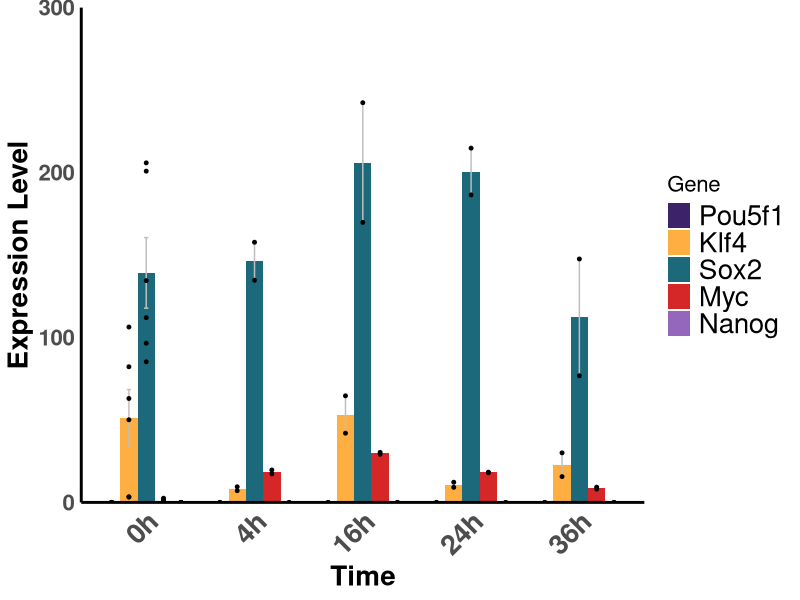
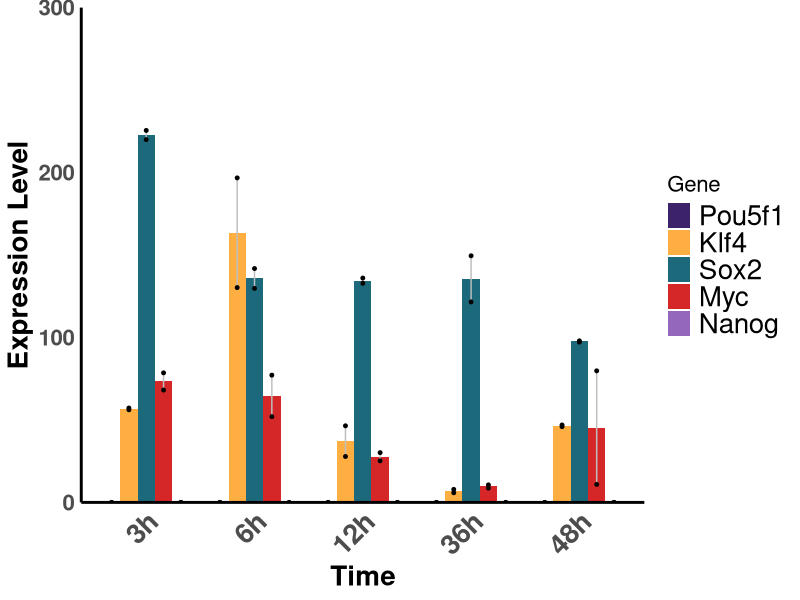
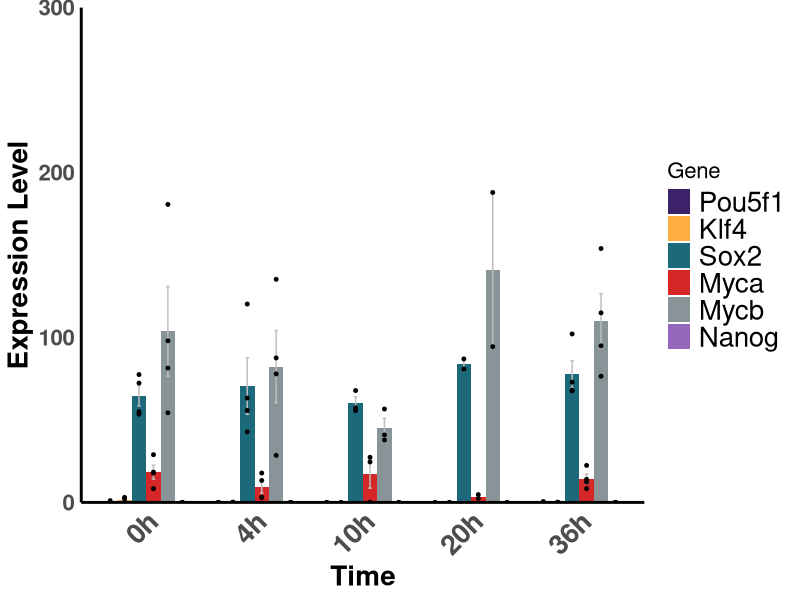
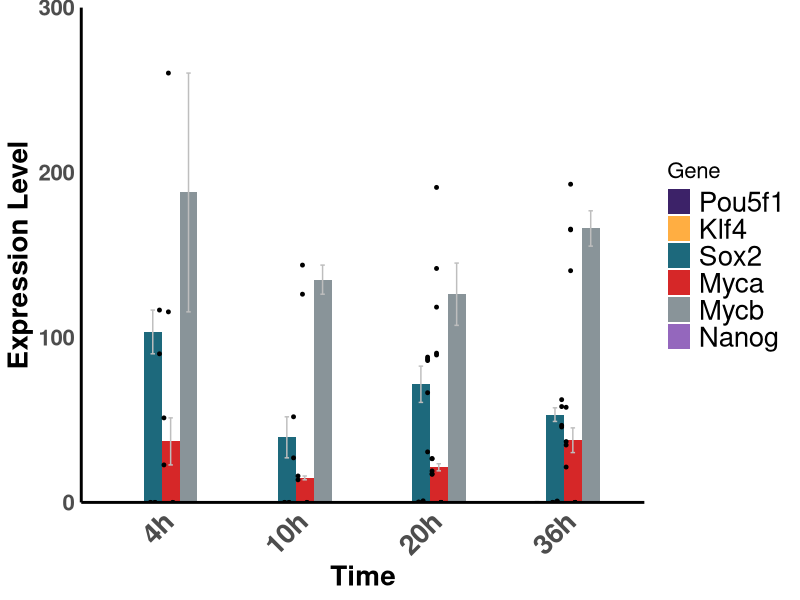

Source code (R) for these figures, in order:
library(dplyr)
library(ggplot2)
library(tidyverse)


data <- data.frame(
  Gene = c("Pou5f1","Sox2","Klf4","Nanog","Myc"),
  rep1_0h = c(0, 112.022, 50.0957, 0, 0.156294),
  rep2_0h = c(0,134.472,106.338, 0,0),
  rep3_0h = c(0,200.848,63.0133,0,0),
  rep4_0h = c(0,205.872,82.2461,0,0.591259),
  rep5_0h = c(0,85.2485,3.25782,0,1.94681),
  rep6_0h = c(0,96.5367,3.35867,0,2.53887),
  rep1_4h = c(0,157.747, 9.49828, 0,17.33),
  rep2_4h = c(0,134.676,7.09814,0,19.661),
  rep1_16h = c(0,242.342, 64.6267,0.010199, 29.177), 
  rep2_16h =c(0,169.761,41.9704,0,30.3398), 
  rep1_24h = c(0,186.44,12.2367,0,17.9721), 
  rep2_24h =c(0,214.789,9.14078,0,18.3353), 
  rep1_36h =c(0,147.602,30.0493,0,9.25767), 
  rep2_36h =c(0,76.7887,15.6479,0,8.07092)
)

data$Gene <- factor(data$Gene, levels = c("Pou5f1", "Klf4", "Sox2", "Myc", "Nanog"))
data_long <- data %>%
  pivot_longer(cols = starts_with("rep"), 
               names_to = c("Replicate", "Time"), 
               names_pattern = "rep([0-9]+)_(\\d+h)", 
               values_to = "Expression")

data_long$Time <- factor(data_long$Time, levels = c("0h", "4h", "16h", "24h", "36h"))  # Adjust as needed
head(data_long)
data_summary <- data_long %>%
  group_by(Gene, Time) %>%
  summarise(
    Mean_Expression = mean(Expression),
    SE = sd(Expression) / sqrt(n()),  # Standard error
    Num_Replicates = n(),            # Number of replicates
    .groups = "drop"
  )

custom_colors <- c("Pou5f1" = "#3c2268", "Klf4" = "#ffae42",
                   "Sox2" = "#1d697c", "Myc" = "#d62728",
                   "Nanog" = "#9467bd")

head(data_summary) 

figure_name <- paste("mouse", "light.pdf", sep="_")
pdf(file =figure_name)
ggplot(data_summary, aes(x = Time, y = Mean_Expression, fill = Gene)) +
  geom_bar(stat = "identity", position = position_dodge(width = 0.8), width = 0.8) +  # Stacked bar plot
  geom_errorbar(aes(ymin = Mean_Expression - SE, ymax = Mean_Expression + SE),
                position = position_dodge(width = 0.8), width = 0.2, color="grey") +  # Error bars
  geom_point(data = data_long, aes(x = Time, y = Expression, group = Gene),
             position = position_dodge(width = 0.8), size = 1, shape = 21, fill = "black") +  # Black points
  scale_fill_manual(values = custom_colors) +  # Custom bar colors
  scale_y_continuous(expand = c(0, 0)) +
  theme_minimal() +
  coord_cartesian(ylim = c(0, 300)) +
  labs( y = "Expression Level",
  fill = "Gene") +  # Custom fill legend for genes
  theme(axis.title.x = element_text(size = 20, face ="bold"),axis.title.y = element_text(size = 20, face ="bold"), axis.text.x = element_text(size = 20, face = "bold",angle = 45, hjust = 1),axis.text.y = element_text(size = 16,face = "bold"),
         axis.line.x = element_line(color = "black", size = 1), axis.line.y = element_line(color = "black", size = 1), legend.title = element_text(size = 16),  # Increase legend title font size
        legend.text = element_text(size = 20),  panel.grid.major = element_blank(),panel.grid.minor = element_blank(), panel.border = element_blank())
dev.off()


####MOUSE NMDA 
data <- data.frame(
  Gene = c("Pou5f1","Sox2","Klf4","Nanog","Myc"),
  rep1_3h = c(0,225.527,56.1544,0,68.1088),
  rep2_3h = c(0,219.965,57.2214,0,78.5589),
  rep1_6h = c(0,129.759,130.246,0,52.0037),
  rep2_6h = c(0,141.794,196.757,0,77.1658),
  rep1_12h = c(0,136.028,27.8501,0,25.2171),
  rep2_12h = c(0,132.83,46.4528,0,30.1787),
  rep1_36h = c(0,121.545,5.854,0,8.67286), 
  rep2_36h = c(0,149.531,7.90845,0,10.6282),
  rep1_48h = c(0,97.1806,46.9563,0,79.7746),
  rep2_48h =c(0,97.9513,45.9081,0,10.923)
)

data$Gene <- factor(data$Gene, levels = c("Pou5f1", "Klf4", "Sox2", "Myc", "Nanog"))
data_long <- data %>%
  pivot_longer(cols = starts_with("rep"),
               names_to = c("Replicate", "Time"),
               names_pattern = "rep([0-9]+)_(\\d+h)",
               values_to = "Expression")
data_long$Time <- factor(data_long$Time, levels = c("3h", "6h", "12h", "36h", "48h"))  # Adjust as needed
head(data_long) 

data_summary <- data_long %>%
  group_by(Gene, Time) %>%
  summarise(
    Mean_Expression = mean(Expression),
    SE = sd(Expression) / sqrt(n()),  # Standard error
    Num_Replicates = n(),            # Number of replicates
    .groups = "drop"
  )


head(data_summary)
figure_name <- paste("mouse", "NMDA.pdf", sep="_")
pdf(file =figure_name)
ggplot(data_summary, aes(x = Time, y = Mean_Expression, fill = Gene)) +
  geom_bar(stat = "identity", position = position_dodge(width = 0.8), width = 0.8) +  # Stacked bar plot
  geom_errorbar(aes(ymin = Mean_Expression - SE, ymax = Mean_Expression + SE),
                position = position_dodge(width = 0.8), width = 0.2, color="grey") +  # Error bars
  geom_point(data = data_long, aes(x = Time, y = Expression, group = Gene),
              position = position_dodge(width = 0.8), size = 1, shape = 21, fill = "black") +  # Black points
  scale_fill_manual(values = custom_colors) +  # Custom bar colors
  scale_y_continuous(expand = c(0, 0)) +
  theme_minimal() +
  coord_cartesian(ylim = c(0, 300)) +
  labs( y = "Expression Level",
  fill = "Gene") +  # Custom fill legend for genes
  theme(axis.title.x = element_text(size = 20, face ="bold"),axis.title.y = element_text(size = 20, face ="bold"), axis.text.x = element_text(size = 20, face = "bold",angle = 45, hjust = 1),axis.text.y = element_text(size = 16,face = "bold"),
         axis.line.x = element_line(color = "black", size = 1), axis.line.y = element_line(color = "black", size = 1), legend.title = element_text(size = 16),  # Increase legend title font size
        legend.text = element_text(size = 20),  panel.grid.major = element_blank(),panel.grid.minor = element_blank(), panel.border = element_blank())

dev.off()




####Zebra Light 

custom_colors <- c("Pou5f1" = "#3c2268", "#1d697c", "Klf4" = "#ffae42",
                   "Sox2" = "#1d697c", "Myca" = "#d62728",
                   "Mycb" = "#899499", "Nanog" = "#9467bd")

data <- data.frame(
  Gene = c("Pou5f1","Sox2","Klf4","Nanog","Myca","Mycb"),
  rep1_0h = c(0, 77.5122, 2.13073,0, 18.348,81.4667),
  rep2_0h = c(1.06552,72.3649,3.04191,0,28.936,180.669),
  rep1_36h = c(0,68.0319,0.106719,0,12.3245,76.4843),
  rep2_36h = c(0.531904,102.122,0.0584342,0,22.4201,94.9254),
  rep3_0h = c(0,55.0572,0,0,8.35569,54.379),
  rep4_0h = c(0,53.4635,0,0,17.7717,97.9861),
  rep1_4h = c(0,120.271,0,0,17.8017,28.521),
  rep2_4h = c(0,42.8008,0,0,3.06707,77.9155),
  rep3_4h = c(0,63.2706,0.17922,0,13.2854,135.264),
  rep4_4h =c(0,55.7446, 0,0,3.02615,87.6132),
  rep1_10h = c(0,67.8266,0,0,0.110469,56.6311), 
  rep2_10h = c(0,57.2962,0,0,24.5277,40.8655), 
  rep3_10h = c(0,55.6711,0,0,27.3402,37.8433), 
  rep1_20h = c(0,80.8635,0,0,4.733592,187.907), 
  rep2_20h = c(0,86.986,0,0,2.42872,94.4524), 
  rep3_36h = c(0,67.5705,0,0,8.3521,114.934), 
  rep4_36h = c(0,72.9253,0,0,13.9685,153.914) )

data$Gene <- factor(data$Gene, levels = c("Pou5f1", "Klf4", "Sox2", "Myca", "Mycb", "Nanog"))

data_long <- data %>%
  pivot_longer(cols = starts_with("rep"),
               names_to = c("Replicate", "Time"),
               names_pattern = "rep([0-9]+)_(\\d+h)",
               values_to = "Expression")


data_long$Time <- factor(data_long$Time, levels = c("0h", "4h", "10h", "20h", "36h"))  # Adjust as needed
head(data_long)


table(data_long$Gene, data_long$Time)

data_summary <- data_long %>%
  group_by(Gene, Time) %>%
  summarise(
    Mean_Expression = mean(Expression),
    SE = sd(Expression) / sqrt(n()),  # Standard error
    Num_Replicates = n(),            # Number of replicates
    .groups = "drop"
  )

head(data_summary)
figure_name <- paste("zebra", "light.pdf", sep="_")
pdf(file =figure_name)
ggplot(data_summary, aes(x = Time, y = Mean_Expression, fill = Gene)) +
  geom_bar(stat = "identity", position = position_dodge(width = 0.8), width = 0.8) +  # Stacked bar plot
  geom_errorbar(aes(ymin = Mean_Expression - SE, ymax = Mean_Expression + SE),
                position = position_dodge(width = 0.8), width = 0.2,color ="grey") +  # Error bars
  geom_point(data = data_long, aes(x = Time, y = Expression, group = Gene),
             position = position_dodge(width = 0.8), size = 1, shape = 21, fill = "black") +  # Black points
  scale_fill_manual(values = custom_colors) +  # Custom bar colors
  scale_y_continuous(expand = c(0, 0)) +
  theme_minimal() +
  coord_cartesian(ylim = c(0, 300)) +
  labs( y = "Expression Level",
  fill = "Gene") +  # Custom fill legend for genes
  theme(axis.title.x = element_text(size = 20, face ="bold"),axis.title.y = element_text(size = 20, face ="bold"), axis.text.x = element_text(size = 20, face = "bold",angle = 45, hjust = 1),axis.text.y = element_text(size = 16,face = "bold"),
         axis.line.x = element_line(color = "black", size = 1), axis.line.y = element_line(color = "black", size = 1), legend.title = element_text(size = 16),  # Increase legend title font size
        legend.text = element_text(size = 20),  panel.grid.major = element_blank(),panel.grid.minor = element_blank(), panel.border = element_blank())
dev.off()


###Zebra NMDA 
data <- data.frame(
  Gene = c("Pou5f1","Sox2","Klf4","Nanog","Myca", "Mycb"),
  rep1_4h = c(0,90.0989,0,0,22.7341,115.529),
  rep2_4h = c(0,116.623,0,0,51.2476,260.316),
  rep1_10h = c(0,51.9135,0,0,16.013,143.885),
  rep2_10h = c(0,27.0225,0,0,13.7105,126.237),
  rep1_20h = c(0,86.0086,0.0284913,0,17.3453,118.4),
  rep2_20h = c(0,88.0794,0,0,17.0313,90.4823),
  rep3_20h = c(0,86.964,0,0,19.0615,89.3967),
  rep1_36h = c(0,45.7665,0,0,21.4406,140.483),
  rep2_36h = c(0,58.1092,0,0,57.6705,165.693),
  rep4_20h =c(0,30.6387,0.947452,0,26.489,141.845),
  rep5_20h = c(0.263547,66.4953,0.0343238,0,26.5617,190.982),
  rep3_36h = c(0.0120214, 46.7264,0.549743,0,36.8728,192.926),
  rep4_36h = c(0,62.2988,0.844783,0,34.8028,165.256) 
)

data$Gene <- factor(data$Gene, levels = c("Pou5f1", "Klf4", "Sox2", "Myca", "Mycb", "Nanog"))

data_long <- data %>%
  pivot_longer(cols = starts_with("rep"),
               names_to = c("Replicate", "Time"),
               names_pattern = "rep([0-9]+)_(\\d+h)",
               values_to = "Expression")

data_long$Time <- factor(data_long$Time, levels = c("4h", "10h", "20h", "36h"))  # Adjust as needed
head(data_long)


data_long_filtered <- data_long %>%
  filter(Expression != 0)


data_summary <- data_long %>%
  group_by(Gene, Time) %>%
  summarise(
    Mean_Expression = mean(Expression),
    SE = sd(Expression) / sqrt(n()),  # Standard error
    Num_Replicates = n(),            # Number of replicates
    .groups = "drop"
  )
head(data_summary)
figure_name <- paste("zebra", "NMDA.pdf", sep="_")
pdf(file =figure_name)
ggplot(data_summary, aes(x = Time, y = Mean_Expression, fill = Gene)) +
  geom_bar(stat = "identity", position = position_dodge(width = 0.8), width = 0.8) +  # Stacked bar plot
  geom_errorbar(aes(ymin = Mean_Expression - SE, ymax = Mean_Expression + SE),
                position = position_dodge(width = 0.8), width = 0.2, color="grey") +  # Error bars
  geom_point(data = data_long, aes(x = Time, y = Expression, group = Gene),
             position = position_dodge(width = 0.2), size = 1, shape = 21, fill = "black") +  # Black points
  scale_fill_manual(values = custom_colors) +  # Custom bar colors
  scale_y_continuous(expand = c(0, 0)) +
  theme_minimal() +
  coord_cartesian(ylim = c(0, 300)) +
  labs( y = "Expression Level",
  fill = "Gene") +  # Custom fill legend for genes
  theme(axis.title.x = element_text(size = 20, face ="bold"),axis.title.y = element_text(size = 20, face ="bold"), axis.text.x = element_text(size = 20, face = "bold",angle = 45, hjust = 1),axis.text.y = element_text(size = 16,face = "bold"),
         axis.line.x = element_line(color = "black", size = 1), axis.line.y = element_line(color = "black", size = 1), legend.title = element_text(size = 16),  # Increase legend title font size
        legend.text = element_text(size = 20),  panel.grid.major = element_blank(),panel.grid.minor = element_blank(), panel.border = element_blank())
dev.off()
